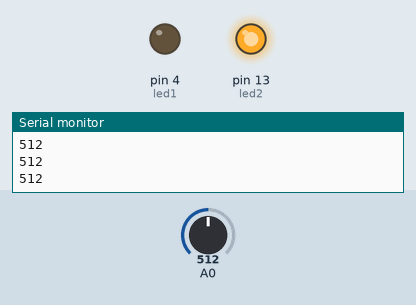
This sketch was run on a simulated Arduino Uno, built with avr-gcc and run on an emulated ATmega328P. On the bench: output pins drawn as LEDs (lit = HIGH), the last lines printed to the serial monitor. Inputs (shaded band) come from the test bench; at power-on: A0 = 512.

Above: at 1.2 s.
1.3 s: A0 set to 492
At 2.6 s:
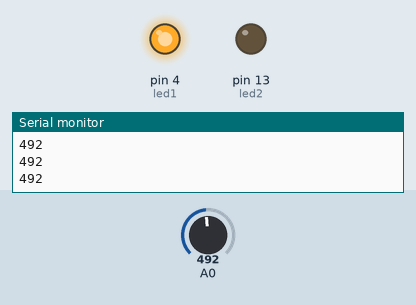
2.9 s: A0 set to 510
At 4.1 s:
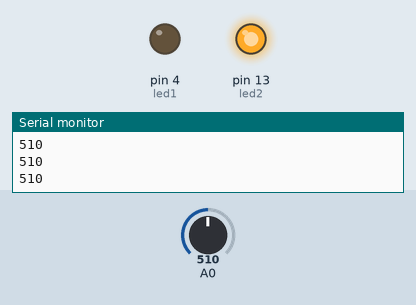
4.5 s: A0 set to 490
At 5.4 s:
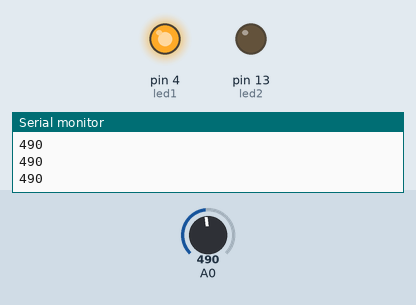
Timing chart, 0 to 7.5 s (numbered marks = the images above; inputs shaded):
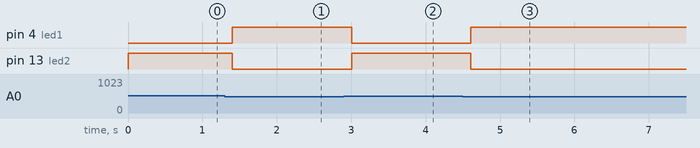

The sketch:

EX08_lightsense.ino
```cpp
#define led1 4
#define led2 13

void setup() {
  Serial.begin(9600); //시리얼 모니터 오픈
  pinMode(led1, OUTPUT);
  pinMode(led2, OUTPUT);
}

void loop() {
  int cds = analogRead(A0); //A1으로 들어오는 값을 cds에 저장
  Serial.println(cds);     //시리얼 모니터에 출력

  if(cds < 500) //cds값이 500보다 작으면
  {
    digitalWrite(led1, HIGH); //led1 온
    digitalWrite(led2, LOW);  //led2 오프
  }
  else          //cds값이 500보다 크면
  {
    digitalWrite(led1, LOW);  //led1 오프
    digitalWrite(led2, HIGH); //led2 온
  }
  delay(200);
}
```

Measured:
- the behaviour switches between 500 and 499 on A0 (found by bisection; images 0 and 1)
- after the input at 1.3 s, pin 4 (led1): LOW → HIGH after 0.10 s; pin 13 (led2): HIGH → LOW after 0.10 s
- after the input at 2.9 s, pin 4 (led1): HIGH → LOW after 0.10 s; pin 13 (led2): LOW → HIGH after 0.10 s
- after the input at 4.5 s, pin 4 (led1): LOW → HIGH after 0.11 s; pin 13 (led2): HIGH → LOW after 0.11 s
